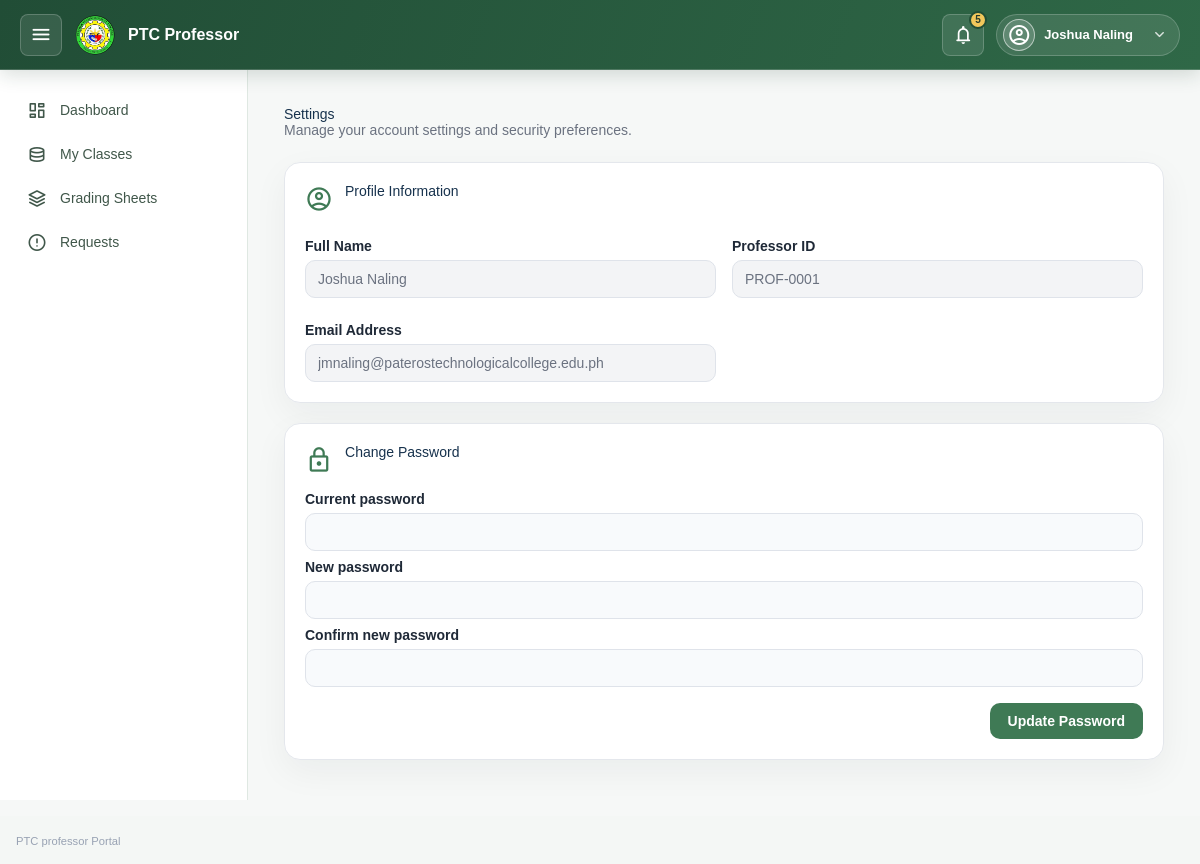
The app's page /professor/pages/settings.php (signed in) with its own data.
### tables this page shows
CREATE TABLE `professors` (
  `id` int(11) NOT NULL,
  `user_id` int(11) DEFAULT NULL,
  `professor_id` varchar(50) NOT NULL,
  `ptc_email` varchar(150) NOT NULL,
  `first_name` varchar(100) NOT NULL,
  `middle_name` varchar(100) DEFAULT NULL,
  `last_name` varchar(100) NOT NULL,
  `subject_id` int(11) DEFAULT NULL,
  `schedule` varchar(150) DEFAULT NULL,
  `is_active` tinyint(1) DEFAULT 1,
  `created_at` datetime DEFAULT current_timestamp(),
  `updated_at` datetime DEFAULT current_timestamp() ON UPDATE current_timestamp()
);

CREATE TABLE `users` (
  `id` int(11) NOT NULL,
  `email` varchar(190) NOT NULL,
  `password_hash` varchar(255) DEFAULT NULL,
  `verify_code` varchar(50) DEFAULT NULL,
  `role` enum('admin','registrar','professor','student') NOT NULL DEFAULT 'student',
  `first_name` varchar(100) NOT NULL,
  `last_name` varchar(100) NOT NULL,
  `status` enum('ACTIVE','INACTIVE') DEFAULT 'ACTIVE',
  `created_at` timestamp NOT NULL DEFAULT current_timestamp()
);

### professor/pages/settings.php (the view, shortened to what this page needs)
<?php
require_once '../includes/init.php';
$userId = (int)$_SESSION['user']['id'];
$stmt = $pdo->prepare(
    'SELECT u.first_name,
            u.last_name,
            u.email,
            u.password_hash,
            p.professor_id,
            p.ptc_email
       FROM users u
       JOIN professors p ON p.user_id = u.id
      WHERE u.id = ?
      LIMIT 1'
);
$stmt->execute([$userId]);
$profile = $stmt->fetch(PDO::FETCH_ASSOC);
$fullName = trim(($profile['first_name'] ?? '') . ' ' . ($profile['last_name'] ?? ''));
$professorNumber = $profile['professor_id'] ?? '';
$emailAddress = $profile['ptc_email'] ?? $profile['email'] ?? '';
?>
<!DOCTYPE html>
<html lang="en">
<head>
    <link rel="stylesheet" href="../assets/css/professor.css?v=20260916.1">
</head>
<body>
<?php include '../includes/header.php'; ?>
<div class="layout">
    <?php include '../includes/sidebar.php'; ?>
    <main class="content">
        <div class="page-header settings-header">
            <div>
                <h1>Settings</h1>
                <p class="text-muted">Manage your account settings and security preferences.</p>
            </div>
        </div>
        <section class="form-box">
            <div class="page-header icon">
                <span class="material-symbols-rounded">account_circle</span>
                <div>
                    <h3>Profile Information</h3>
                </div>
            </div>
            <div class="row-grid cols-2">
                <div>
                    <label>Full Name</label>
                    <input class="form-control" type="text" value="<?= htmlspecialchars($fullName); ?>" readonly>
                </div>
                <div>
                    <label>Professor ID</label>
                    <input class="form-control" type="text" value="<?= htmlspecialchars($professorNumber); ?>" readonly>
                </div>
                <div>
                    <label>Email Address</label>
                    <input class="form-control" type="text" value="<?= htmlspecialchars($emailAddress); ?>" readonly>
                </div>
            </div>
        </section>
        <section class="form-box">
            <div class="page-header icon">
                <span class="material-symbols-rounded">lock</span>
                <div>
                    <h3>Change Password</h3>
                </div>
            </div>
            <form method="post" class="change-password-form">
                <label for="current_password">Current password</label>
                <input id="current_password" class="form-control" type="password" name="current_password" required>
                <label for="new_password">New password</label>
                <input id="new_password" class="form-control" type="password" name="new_password" minlength="8" required>
                <label for="confirm_password">Confirm new password</label>
                <input id="confirm_password" class="form-control" type="password" name="confirm_password" minlength="8" required>
                <div class="form-actions">
                    <button type="submit" class="btn primary">Update Password</button>
                </div>
            </form>
        </section>
    </main>
</div>
</body>
<?php include '../includes/footer.php'; ?>
</html>

### professor/assets/css/professor.css (style rules this page uses)
:root { --bg:#0b200d; --panel:#123321; --ink:#e7eaf6; --muted:#98a2b3; --accent:#6ea8fe; --schoolcolor: #618A61; --background: #F9F9F9; --primarycolor: #2C3E50; }
* { box-sizing:border-box }
body { margin: 0; font-family: 'Arimo', sans-serif; font-size: 14px; font-style: normal; line-height: normal; background-color: var(--background); background-image: linear-gradient(rgba(249,249,249,0.90), rgba(249,249,249,0.90)), url('../../../admin/assets/images/ptcfront.png'); background-repeat: no-repeat; background-size: auto, cover; background-position: center center; background-attachment: scroll, fixed; color: var(--primarycolor); padding-top: 70px; }
.layout { display:grid; grid-template-columns:240px 1fr; min-height:calc(100vh - 54px) }
.content { padding:24px }
label { display:block; margin:8px 0 }
input,button { padding:10px 12px; border-radius:8px; border:1px solid #334 }
button { background:var(--schoolcolor); border-color:transparent; color:#0b1020; font-weight:600; cursor:pointer }
h3 { margin-bottom: 15px; }
.btn { display: inline-flex; align-items: center; justify-content: center; font-weight: 600; border-radius: 999px; padding: 9px 18px; text-decoration: none; border: none; cursor: pointer; }
.settings-header { margin-bottom: 24px; }
.text-muted { color: #6b7280; font-size: 14px; }
.form-box { background: #fff; border: 1px solid #e4e7ec; border-radius: 16px; padding: 20px; margin-bottom: 20px; box-shadow: 0 12px 35px rgba(15, 25, 40, 0.05); }
.form-box .page-header { display: flex; align-items: center; gap: 12px; margin-bottom: 16px; }
.form-box .page-header .material-symbols-rounded { font-size: 28px; color: var(--schoolcolor); }
.row-grid { display: grid; gap: 16px; }
.row-grid.cols-2 { grid-template-columns: repeat(2, minmax(0, 1fr)); }
.form-control { width: 100%; padding: 10px 12px; border: 1px solid #dfe3ea; border-radius: 10px; font-size: 14px; background: #f8fafc; }
.form-control[readonly] { background: #f3f4f6; color: #6b7280; }
.form-box label { display: block; margin-bottom: 6px; font-weight: 600; color: #1f2937; }
.form-actions { display: flex; justify-content: flex-end; margin-top: 16px; }
.btn.primary { background: var(--schoolcolor); color: #fff; border: none; padding: 10px 18px; border-radius: 10px; font-weight: 600; }
:root { --schoolcolor: #3f7a55; --schoolcolor-dark: #285a3d; --schoolcolor-soft: #eaf4ed; --background: #f4f7f5; --primarycolor: #17324d; --line: #dfe8e2; }
body { background-image: linear-gradient(rgba(244,247,245,.94), rgba(244,247,245,.94)), url('../../../admin/assets/images/ptcfront.png'); }
.layout { min-height: calc(100vh - 70px); background: rgba(255,255,255,.2); }
.content { min-width: 0; padding: clamp(22px, 3vw, 38px); }

### core/assets/portal-shell.css (style rules this page uses)
:root { --portal-green: #2f6847; --portal-green-dark: #214d36; --portal-green-soft: #eaf4ed; --portal-gold: #f1c75b; --portal-ink: #193329; --portal-muted: #65766c; --portal-line: #dfe8e2; --portal-header-height: 70px; --portal-sidebar-wide: 248px; --portal-sidebar-rail: 76px; }
.layout { grid-template-columns: var(--portal-sidebar-wide) minmax(0, 1fr); transition: grid-template-columns .22s ease; }
.content { min-width: 0; }

### records on screen
professors: user.last_name "Joshua Naling", professor "PROF-0001", ptc_email "jmnaling@paterostechnologicalcollege.edu.ph"

### other values on screen
$profUnreadCount "5"
currentUserName() "Joshua Naling"
